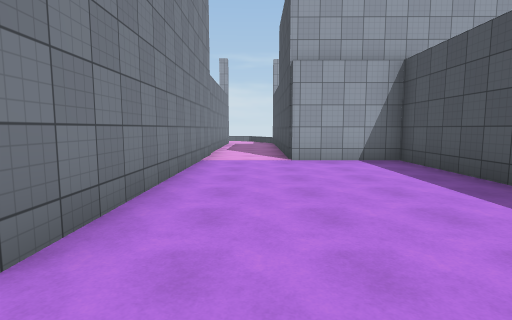
[1] (above)

16 first-person views from a walk through a 3-D level made in the Unity game engine. The camera is 1.5 m above the floor, tilts 6° down and sees 80° across. The floor is counted in squares, 2 m on a side. Each view is taken from the middle of a square. On the plan, view 1 faces up. The plan holds only what a view shows up to about 10 squares ahead; the rest is blank. The place goes on beyond the plan. Some animated figures are not drawn. Surface patterns are stand-ins for the level's own textures.

[2]
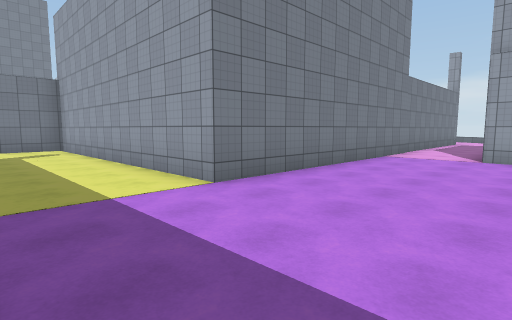

[3]
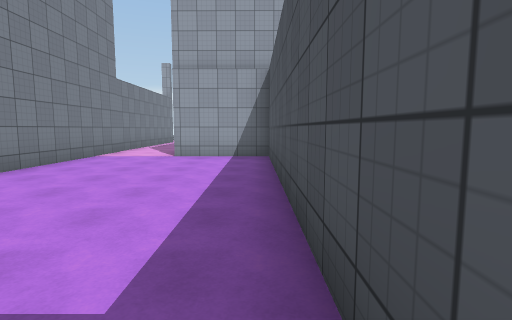

[4]
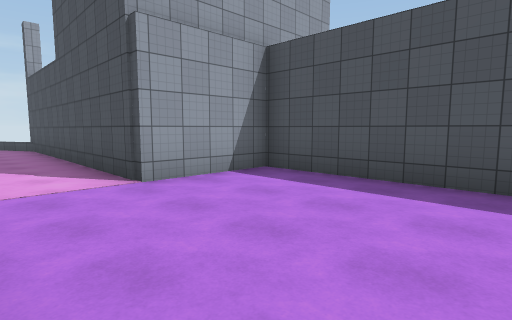

[5]
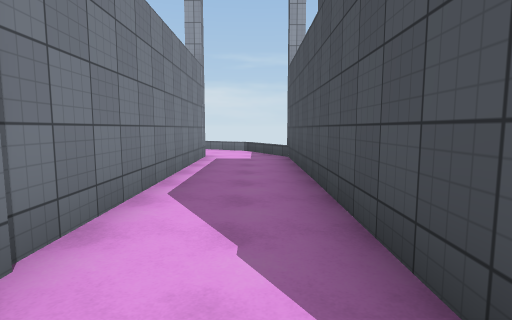

[6]
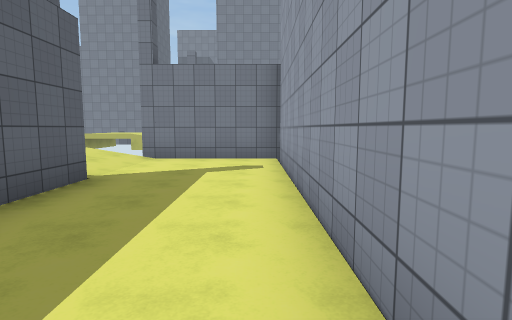

[7]
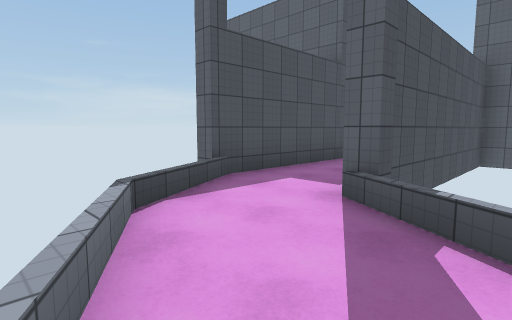

[8]
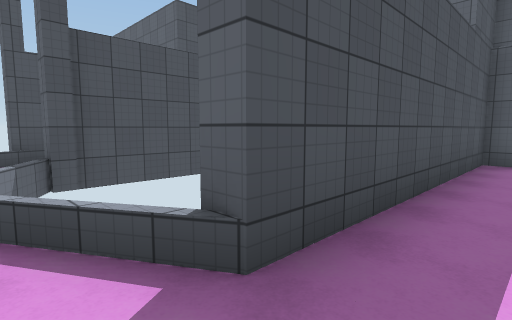

[9]
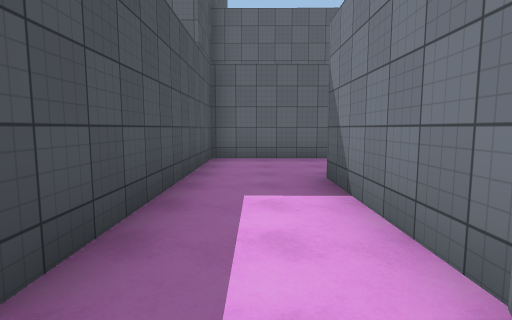

[10]
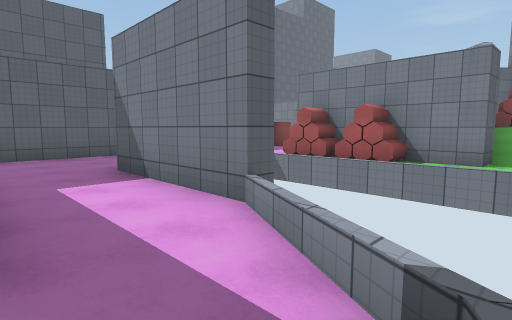

[11]
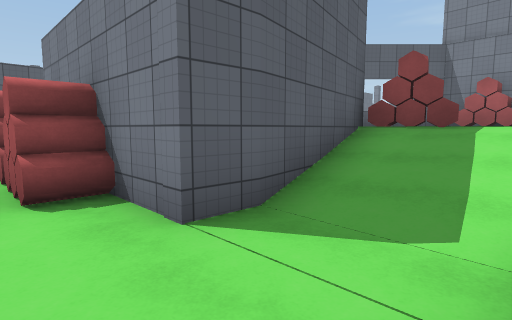

[12]
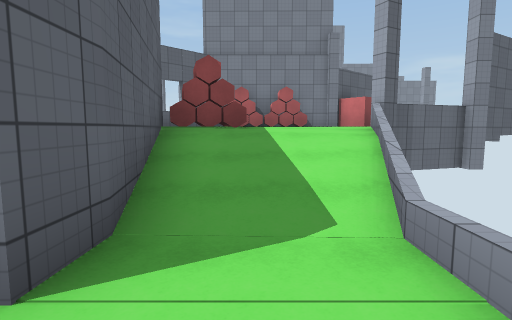

[13]
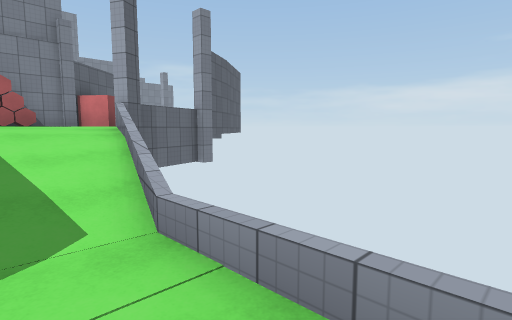

[14]
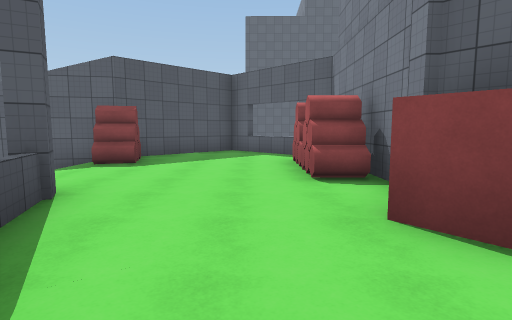

[15]
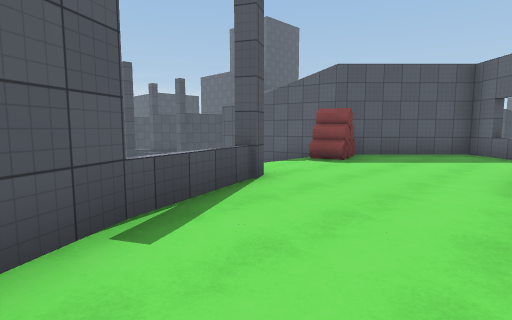

[16]
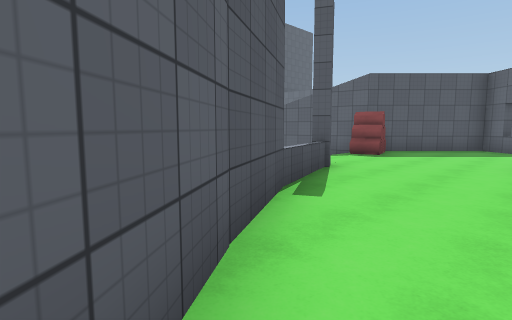

### Floor plan
Key: @ floor where view 1 was taken; # wall or solid block; x gap in a wall; . main floor; : floor 1.5 m higher than the main floor; / step, stairs or slope; = window, fence, low wall or low ledge; ^ raised ledge; O other object.
Columns run from 23 left of view 1 to 4 right of it. Each row starts with its distance up from view 1.
 25  :##
 24  ::#
 23  ::##
 22  :::#
 21 #:::=#
 20 #::::=#
 19 #::::/=
 18 #O::::///=..        .=
 17 #O::::///...    =.  ...=
 16 #O:::O////..    ...==...
 15 #::::#####..   x.# ###..x
 14  ^::##    O.   #.#   #..#
 13   ###     #.   #.#   #..#
 12           O    #.#   #..#
 11                ..#   #..#
 10               ...#   #..#
  9               ...#   #..#
  8               ####   #..#
  7                      #..####
  6                      #.....#
  5                      #.....#
  4                      #.....#
  3                      #.....#
  2              #########.....#
  1              #.............#
  0              #.........@...#
 -1              #.............#

Where each view was taken, in squares from view 1:
view 1: 0 up, 0 right, facing up
view 2: 1 down, 2 right, facing up-left
view 3: 1 down, 3 right, facing up
view 4: 3 up, 1 left, facing up-right
view 5: 7 up, 0 right, facing up
view 6: 1 up, 2 left, facing left
view 7: 18 up, 3 left, facing down-right
view 8: 16 up, 7 left, facing down-right
view 9: 16 up, 7 left, facing down
view 10: 17 up, 6 left, facing down-left
view 11: 18 up, 12 left, facing down-left
view 12: 17 up, 12 left, facing left
view 13: 17 up, 12 left, facing up-left
view 14: 23 up, 21 left, facing down
view 15: 23 up, 22 left, facing down-right
view 16: 25 up, 22 left, facing down-right
